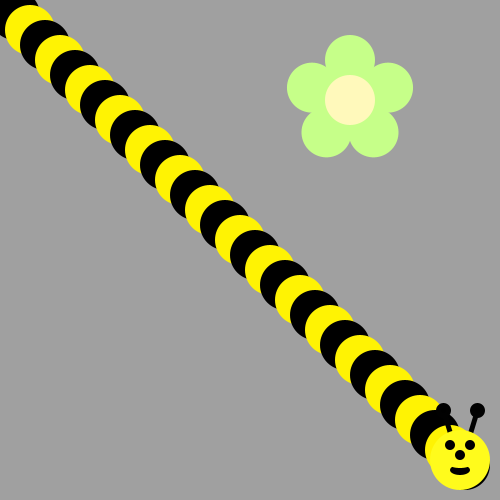
Frame 1 (no input)
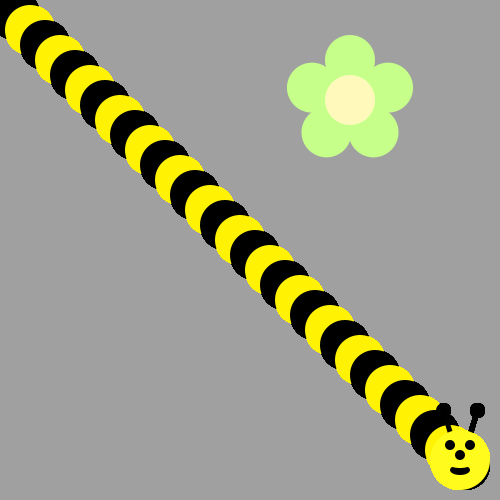
Frame 60 (the mouse pressed at the canvas centre just before this capture)
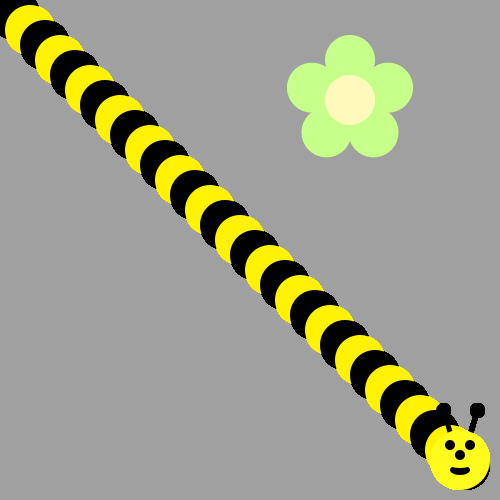
Frame 120 (the mouse held since frame 60 and released just before this capture)

The Processing sketch that drew these frames (run headless with seeded random() and noise(); from frame 60 on, the mouse is pressed at the canvas centre):

// Processing sketch: bumble_bee
// ── bumble_bee.pde
void draw() {
/*Use a loop to make a body for the Bee!
Then put his head on using drawBeeFace(x,y)
Use Modulo to make the colors alternate 
*/

for (int i = 0; i < 32; i++) {
  if (i%2==0){
    fill(#FFF303);
  }else{
    fill(#000000);
  }
  ellipse(i*15,i*15,50,50);
}
drawBeeFace(460,460);
  
}
void drawFlower(int x, int y) {
     noStroke();
     translate(x, y);
     // draw 5 petals, rotating after each one
     fill(#c6ff89);      // green
      for (int i = 0; i < 5; i++) {
           ellipse(0, -40, 50, 50);
          rotate(radians(72));
     }
     fill(#fff9bb); // light yellow
     ellipse(0, 0, 50, 50);
} 
void drawBeeFace(int BeeFaceX, int BeeFaceY) {
     noStroke();
     fill(0, 0, 0);
     stroke(1);
     strokeWeight(5);
     line(BeeFaceX-10, BeeFaceY-27, BeeFaceX-17, BeeFaceY-50);
     line(BeeFaceX+10, BeeFaceY-27, BeeFaceX+17, BeeFaceY-50);
     ellipse(BeeFaceX-17, BeeFaceY-50, 10, 10);
     ellipse(BeeFaceX+17, BeeFaceY-50, 10, 10);
     noStroke();
     fill(255, 251, 28);
     ellipse(BeeFaceX, BeeFaceY, 60, 60); // face
     fill(255, 237, 209);
     fill(0,0,0);
      ellipse(BeeFaceX-10, BeeFaceY-15, 10, 10); // eyes
     ellipse(BeeFaceX+10, BeeFaceY-15, 10, 10);
      ellipse(BeeFaceX, BeeFaceY-5, 10, 10); // nose
      ellipse(BeeFaceX, BeeFaceY+10, 20, 10);// mouth
     fill(255, 251, 28);
     ellipse(BeeFaceX, BeeFaceY+5, 20, 6);
}

void setup() {
     ellipseMode(CENTER);
     size(500, 500);
     background(160, 160, 160);
      drawFlower(350, 100);
}
